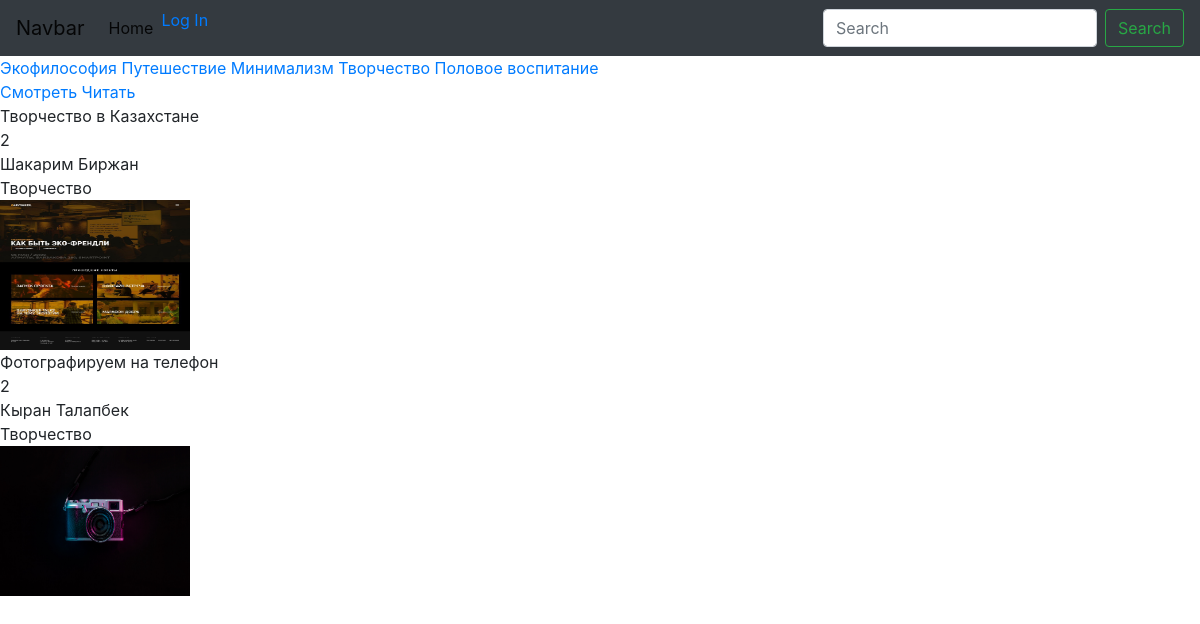
The page /obrazovanie/творчество-1592681778/ on the database its author committed.
### Obrazovanie/models.py (models this page shows, shortened)
class Genre(models.Model):
    name = models.CharField(max_length=120)
    slug = models.SlugField(blank=True, unique=True)
    def __str__(self):
        return str(self.name)

class Item(models.Model):
    type = models.ForeignKey(Type, on_delete=models.CASCADE, blank=True, null=True)
    format = models.ForeignKey(Format, on_delete=models.CASCADE, blank=True, null=True)
    name = models.CharField(max_length=120)
    number_of_item = models.IntegerField()
    guest = models.CharField(max_length=120, default='Secret')
    image = models.ImageField(blank=True, upload_to='item-image')
    genre = models.ForeignKey(Genre, on_delete=models.CASCADE, blank=True, null=True)
    video = models.FileField(upload_to='item-videos', default='Please upload video')
    description_video = models.TextField(blank=True, null=True)
    created_date = models.DateTimeField(default=timezone.now)
    leading = models.CharField(max_length=120, blank=True)
    views = models.PositiveIntegerField(default=0)
    clip = models.CharField(blank=True, max_length=120)

### Obrazovanie/views.py (the view)
# urls.py: path('obrazovanie/<str:slug>/', genre_detail, name='genre_detail_url'),
def genre_detail(request, slug):
    genre_all = Genre.objects.all()
    genre = Genre.objects.filter(slug=slug)
    return render(request, 'obrazovanie/genre_detail.html', context={'genre':genre, 'genre_all': genre_all})

### Obrazovanie/templates/obrazovanie/genre_detail.html (shortened to what this page needs)
{% extends 'base.html' %}
{% block subtitle %}
{% for genre in genre_all %}
  <a href="{% url 'genre_detail_url' slug=genre.slug %}">{{ genre.name }}</a>
{% endfor %}
  <div class="">
    <a href="{% url 'obrazovanie_url' %}">Смотреть</a>
    <a href="{% url 'obrazovanie_url' %}">Читать</a>
  </div>
{% endblock %}
{% block content %}
 {% for genre in genre %}
    {% for item in genre.item_set.all %}
      <div class="">
      {{ item.name }}
      <div class="">
        {{ item.number_of_item }}
      </div>
      <div class="">
        {{ item.guest }}
      </div>
      <div class="">
        {{ item.genre }}
      </div>
      <div class="">
        <img style="width: 190px; height: 150px;" src="{{ item.image.url }}" alt="">
      </div>
    </div>
    {% endfor %}
  {% endfor %}
{% endblock %}

### rows shown on the page
Genre: name "Экофилософия"
Genre: name "Путешествие"
Genre: name "Минимализм"
Genre: name "Творчество"
Genre: name "Половое воспитание"
Item: name "Творчество в Казахстане", number_of_item "2", guest "Шакарим Биржан", genre "Творчество", image (picture)
Item: name "Фотографируем на телефон", number_of_item "2", guest "Кыран Талапбек", genre "Творчество", image (picture)
